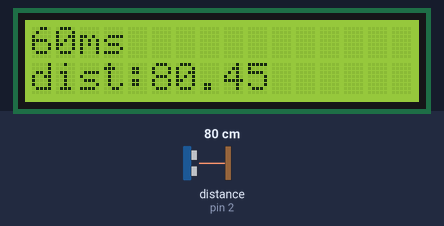
Recording of a sketch running on a simulated Arduino Uno, built with avr-gcc and run on an emulated ATmega328P. Shown: 16×2 character LCD. Wiring (inferred from the names in the program): ultrasonic range finder: trigger pin 9; echo pin 2. The test bench sets the inputs (shaded band); at power-on: distance to the obstacle (sensor on pin 2) 80 cm. The echo pulse lasts 58.3 µs per cm; what the sketch prints to the serial monitor is not drawn.

Above: at 1.2 s.
1.3 s: distance to the obstacle (sensor on pin 2) set to 2 cm
At 3.3 s:
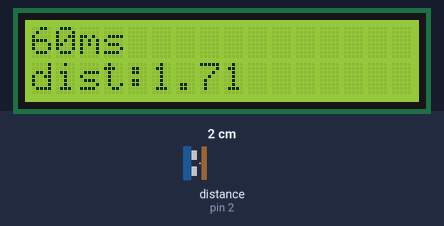
3.6 s: distance to the obstacle (sensor on pin 2) set to 4 cm
At 4.6 s:
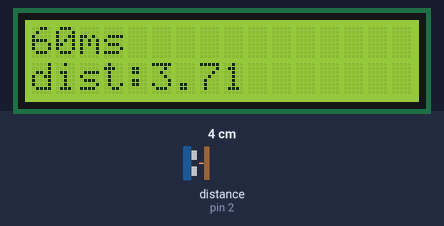
5.6 s: distance to the obstacle (sensor on pin 2) set to 9 cm
At 6.3 s:
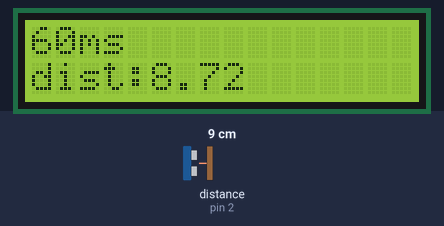
Timing chart, 0 to 8.6 s (numbered marks = the images above; inputs shaded):
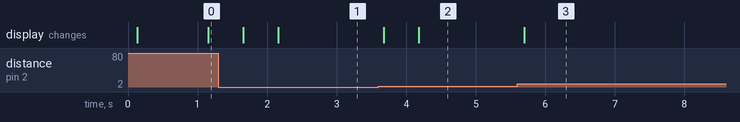

Measured:
- after the input at 1.3 s, the display: first changes after 0.36 s (image 1 shows a later state)
- after the input at 5.6 s, the display: changes after 0.10 s (image 3)

The sketch:

distanceonLCD.ino
```cpp
#include <LiquidCrystal.h>
#define ECHOPIN 2
#define TRIGGERPIN 9
#define LCD_RS A5
#define LCD_E A4
#define LCD_DB4 6
#define LCD_DB5 5
#define LCD_DB6 3
#define LCD_DB7 4

unsigned long timeStart;
unsigned long timeInterval = 60;

LiquidCrystal lcd(LCD_RS, LCD_E, LCD_DB4, LCD_DB5, LCD_DB6, LCD_DB7);

void trigger() {
  digitalWrite(TRIGGERPIN, LOW);
  delayMicroseconds(2);
  digitalWrite(TRIGGERPIN, HIGH);
  delayMicroseconds(10);
  digitalWrite(TRIGGERPIN, LOW);
}

double getUltrasonicSensor() {
  double durationMicros = pulseIn(ECHOPIN, HIGH);
  double distance = durationMicros / 58.0;
  return distance;
}

void setup() {
  Serial.begin(115200);
  lcd.begin(16, 2);
  timeStart = millis();
  pinMode(TRIGGERPIN, OUTPUT);
  pinMode(ECHOPIN, INPUT);
  lcd.setCursor(0, 0);
  lcd.print(timeInterval);
  lcd.print("ms");
}

void loop() {
  unsigned long timeNow = millis();
  if (timeNow - timeStart > timeInterval) {
    timeStart = timeNow;
    trigger();
    double distance = getUltrasonicSensor();
    lcd.setCursor(0, 1);
     lcd.print("                "); // 16 spaces to clear the line

    lcd.setCursor(0, 1);
    lcd.print("dist:");
    lcd.print(distance, 2); // Print distance with 2 decimal places
    delay(500);

    Serial.print("Distance: ");
    Serial.print(distance);
    Serial.println(" cm");
  }
}
```
